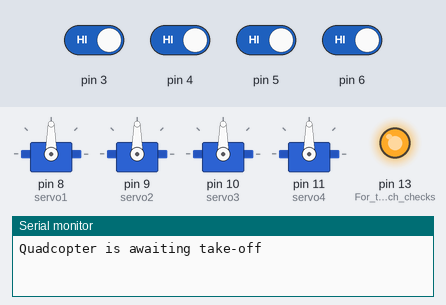
A sketch run on a simulated Arduino Uno, built with avr-gcc and run on an emulated ATmega328P. Parts: 4 × servo, output pins drawn as LEDs (lit = HIGH), the last lines printed to the serial monitor. The inputs (shaded band) are chosen by the test bench; at power-on: pin 3–6 HIGH.

Above: at 1.2 s.
1.3 s: pin 3 driven LOW and pin 4 driven LOW and pin 5 driven LOW and pin 6 driven LOW
At 2.5 s:
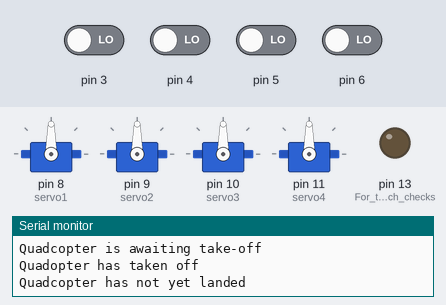
2.8 s: pin 3 driven HIGH
At 3.7 s:
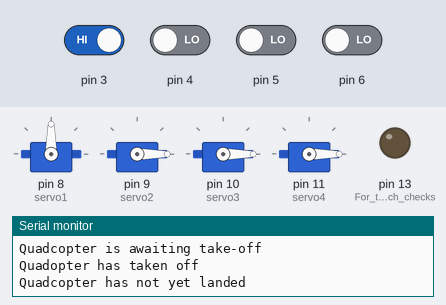
4.3 s: pin 4 driven HIGH
At 4.8 s:
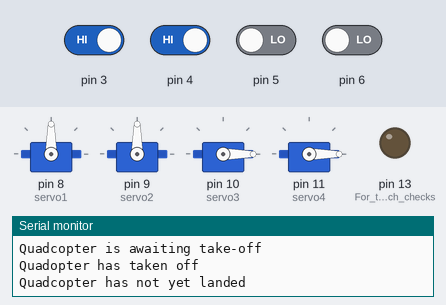
5.8 s: pin 5 driven HIGH
At 7.0 s:
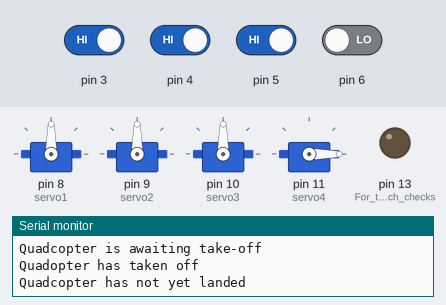
7.3 s: pin 3 driven LOW
At 8.3 s:
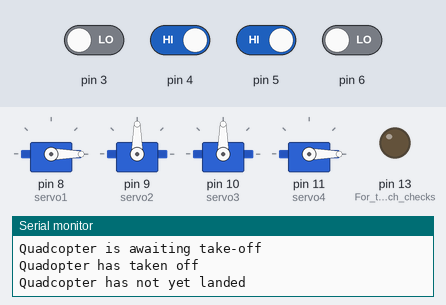
8.8 s: pin 6 driven HIGH
At 9.5 s:
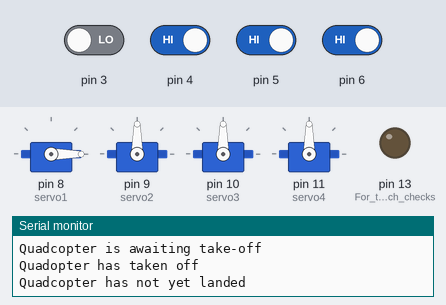
Timing chart, 0 to 11.3 s (numbered marks = the images above; inputs shaded):
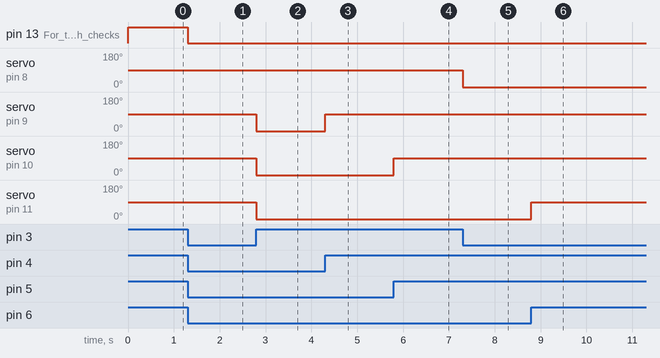

The sketch:

_4servoCode.ino
```cpp
#include <Wire.h>
#include <Servo.h>

// Address for the GYRO, uncomment the one you want, comment the one you don't
byte GYRO = B110100;    //PSU
//byte GYRO = B110100;    //MEL

int BAUD = 9600;   //Bitrate for gyro, need to check the datasheet to find the correct rate

Servo servo1;
Servo servo2;
Servo servo3;
Servo servo4;
int switchState1 = 1;
int switchState2 = 1;
int switchState3 = 1;
int switchState4 = 1;
unsigned long currentTIME = 0;
unsigned long previousTIME = 0;
long ELAPSED = 3000;
int LANDED = 1;
int TAKEN_OFF = 0;
int EXTEND = 0;
int STOP = 90;
int RETRACT = 100;
int RETRACT_TIME = 6000;

// 0 rotates CW at full speed
// 180 rotates CCW at full speed
// 90 means no rotation

void setup() {

 // Init i2c
 Wire.begin();
 Serial.begin(BAUD);

 // Init the servos
 servo1.attach(8);
 servo2.attach(9);
 servo3.attach(10);
 servo4.attach(11);
 // Init the switches
 pinMode(3,INPUT);
 pinMode(4,INPUT);
 pinMode(5,INPUT);
 pinMode(6,INPUT);
 pinMode(13,OUTPUT); // For the LED which checks the modes
 Serial.print("Quadcopter is awaiting take-off\n");
}

void loop() {
 if (LANDED == 1 && switchState1 == LOW && switchState2 == LOW && switchState3 == LOW && switchState4 == LOW) {
  LANDED = 0;
  TAKEN_OFF = 1;
  Serial.print("Quadopter has taken off\n");
  Serial.print("Quadcopter has not yet landed\n");
}
if (LANDED == 0) {
  digitalWrite(13,LOW);
  switchState1 = digitalRead(3);
  switchState2 = digitalRead(4);
  switchState3 = digitalRead(5);
  switchState4 = digitalRead(6);
}
if (LANDED == 1) {
  digitalWrite(13,HIGH);
  switchState1 = digitalRead(3);
  switchState2 = digitalRead(4);
  switchState3 = digitalRead(5);
  switchState4 = digitalRead(6);
}
if (LANDED == 1 && switchState1 == HIGH && switchState2 == HIGH && switchState3 == HIGH && switchState4 == HIGH) {
  servo1.write(STOP);
  servo2.write(STOP);
  servo3.write(STOP);
  servo4.write(STOP);
} else if (LANDED == 1 && TAKEN_OFF == 1 && switchState1 == LOW && switchState2 == LOW && switchState3 == LOW && switchState4 == LOW) {
  Serial.print("Quadcopter legs are retracting\n");
  servo1.write(RETRACT);
  servo2.write(RETRACT);
  servo3.write(RETRACT);
  servo4.write(RETRACT);
  delay(RETRACT_TIME);
  LANDED = 0;
  TAKEN_OFF = 0;
  Serial.print("Quadcopter is waiting for the next land\n");
}

while(LANDED == 0 && switchState1 == LOW && switchState2 == LOW && switchState3 == LOW && switchState4 == LOW){
  switchState1 = digitalRead(3);
  switchState2 = digitalRead(4);
  switchState3 = digitalRead(5);
  switchState4 = digitalRead(6);
  servo1.write(STOP);
  servo2.write(STOP);
  servo3.write(STOP);
  servo4.write(STOP);
}
//all switches pressed
if (LANDED == 0 && switchState1 == HIGH && switchState2 == HIGH && switchState3 == HIGH && switchState4 == HIGH){
  servo1.write(STOP);
  servo2.write(STOP);
  servo3.write(STOP);
  servo4.write(STOP); //one switch pressed from here
  currentTIME = millis();
} if (currentTIME - previousTIME > ELAPSED){
  LANDED = 1;
  TAKEN_OFF = 1;
  previousTIME = currentTIME;
  Serial.print("Quadcopter has landed\n");
} else if(LANDED == 0 && switchState1 == HIGH && switchState2 == LOW && switchState3 == LOW && switchState4 == LOW){
  servo1.write(STOP);
  servo2.write(EXTEND);
  servo3.write(EXTEND);
  servo4.write(EXTEND);
} else if(LANDED == 0 && switchState1 == LOW && switchState2 == HIGH && switchState3 == LOW && switchState4 == LOW){
  servo1.write(EXTEND);
  servo2.write(STOP);
  servo3.write(EXTEND);
  servo4.write(EXTEND);
} else if(LANDED == 0 && switchState1 == LOW && switchState2 == LOW && switchState3 == HIGH && switchState4 == LOW){
  servo1.write(EXTEND);
  servo2.write(EXTEND);
  servo3.write(STOP);
  servo4.write(EXTEND);
} else if(LANDED == 0 && switchState1 == LOW && switchState2 == LOW && switchState3 == LOW && switchState4 == HIGH){
  servo1.write(EXTEND);
  servo2.write(EXTEND);
  servo3.write(EXTEND);
  servo4.write(STOP); //two switches are pressed from here
} else if(LANDED == 0 && switchState1 == LOW && switchState2 == LOW && switchState3 == HIGH && switchState4 == HIGH){
  servo1.write(EXTEND);
  servo2.write(EXTEND);
  servo3.write(STOP);
  servo4.write(STOP);
} else if(LANDED == 0 && switchState1 == LOW && switchState2 == HIGH && switchState3 == LOW && switchState4 == HIGH){
  servo1.write(0);
  servo2.write(90);
  servo3.write(0);
  servo4.write(90);
} else if(LANDED == 0 && switchState1 == LOW && switchState2 == HIGH && switchState3 == HIGH && switchState4 == LOW){
  servo1.write(EXTEND);
  servo2.write(STOP);
  servo3.write(STOP);
  servo4.write(EXTEND);
} else if(LANDED == 0 && switchState1 == HIGH && switchState2 == LOW && switchState3 == LOW && switchState4 == HIGH){
  servo1.write(STOP);
  servo2.write(EXTEND);
  servo3.write(EXTEND);
  servo4.write(STOP);
} else if(LANDED == 0 && switchState1 == HIGH && switchState2 == LOW && switchState3 == HIGH && switchState4 == LOW){
  servo1.write(STOP);
  servo2.write(EXTEND);
  servo3.write(STOP);
  servo4.write(EXTEND);
} else if(LANDED == 0 && switchState1 == HIGH && switchState2 == HIGH && switchState3 == LOW && switchState4 == LOW){
  servo1.write(90);
  servo2.write(90);
  servo3.write(0);
  servo4.write(0);//3swtiches pressed
} else if(LANDED == 0 && switchState1 == LOW && switchState2 == HIGH && switchState3 == HIGH && switchState4 == HIGH){
  servo1.write(EXTEND);
  servo2.write(STOP);
  servo3.write(STOP);
  servo4.write(STOP);
} else if(LANDED == 0 && switchState1 == HIGH && switchState2 == LOW && switchState3 == HIGH && switchState4 == HIGH){
  servo1.write(STOP);
  servo2.write(EXTEND);
  servo3.write(STOP);
  servo4.write(STOP);
} else if(LANDED == 0 && switchState1 == HIGH && switchState2 == HIGH && switchState3 == LOW && switchState4 == HIGH){
  servo1.write(STOP);
  servo2.write(STOP);
  servo3.write(EXTEND);
  servo4.write(STOP);
} else if(LANDED == 0 && switchState1 == HIGH && switchState2 == HIGH && switchState3 == HIGH && switchState4 == LOW){
  servo1.write(STOP);
  servo2.write(STOP);
  servo3.write(STOP);
  servo4.write(EXTEND);
}
}
```

Measured:
- after the input at 1.3 s, pin 13 (For_the_LED_which_checks): HIGH → LOW at once
- after the input at 2.8 s, servo on pin 9 (servo2), servo on pin 10 (servo3), servo on pin 11 (servo4): 90° → 0° at once
- after the input at 4.3 s, servo on pin 9 (servo2): 0° → 90° at once
- after the input at 5.8 s, servo on pin 10 (servo3): 0° → 90° at once
- after the input at 7.3 s, servo on pin 8 (servo1): 90° → 0° at once
- after the input at 8.8 s, servo on pin 11 (servo4): 0° → 90° at once
